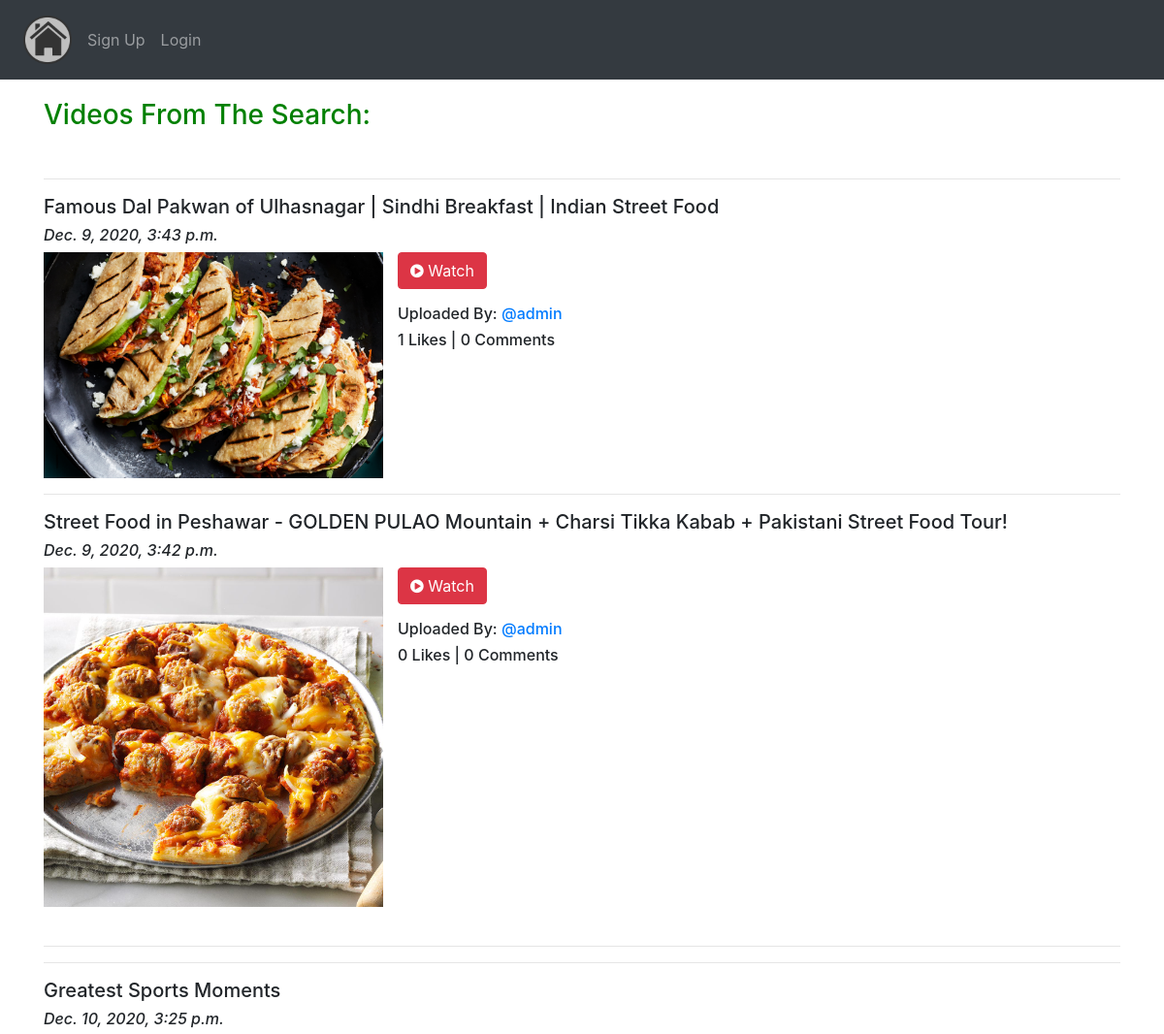
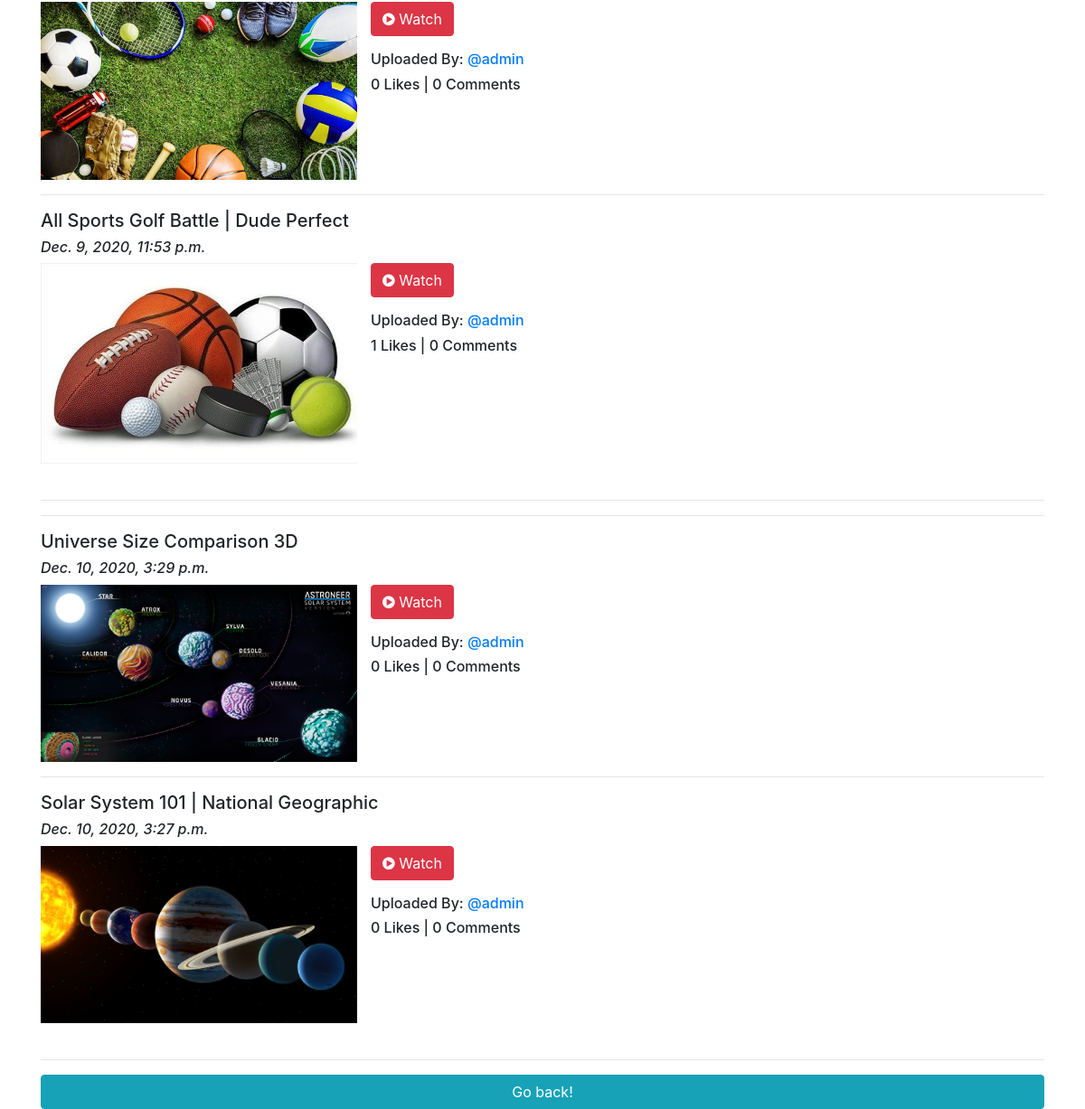
The app's page /video/search/ with its own data (2 pictures, top to bottom).
### App_Video/models.py (models this page shows, shortened)
class Video(models.Model):
    author = models.ForeignKey(User, on_delete=models.CASCADE, related_name='video_author')
    category = models.ForeignKey(Category, on_delete=models.CASCADE, related_name='category', null=True)
    video_title = models.CharField(max_length=264, verbose_name="Put a Title")
    slug = models.SlugField(max_length=264, unique=True)
    video_image = models.ImageField(upload_to='video_images', verbose_name="Image")
    video = EmbedVideoField(null=True)
    upload_date = models.DateTimeField(auto_now_add=True)
    update_date = models.DateTimeField(auto_now=True)
    class Meta:
        ordering = ['-upload_date',]

class Category(models.Model):
    title = models.CharField(max_length=20)
    created = models.DateTimeField(auto_now_add=True)
    class Meta:
        verbose_name_plural = "Categories"

### App_Video/views.py (the view)
# urls.py: path('search/', views.search, name='search'),
def search(request):
    if request.method == "GET":
        search = request.GET.get('search', '')
        result = Category.objects.all().filter(title__icontains=search)
    return render(request, 'App_Video/vid_search.html', context={'search':search,'result':result})

### templates/App_Video/vid_search.html (shortened to what this page needs)
<!DOCTYPE html>
{% load static %}
<html lang="en" dir="ltr">
<head>
  <link rel="stylesheet" href="https://maxcdn.bootstrapcdn.com/bootstrap/4.4.1/css/bootstrap.min.css">
  <link href="https://maxcdn.bootstrapcdn.com/font-awesome/4.7.0/css/font-awesome.min.css" rel="stylesheet">
</head>
<body>
  <nav class="navbar navbar-expand-sm bg-dark navbar-dark">
    <ul class="navbar-nav">
      <li class="nav-item active">
        <a class="nav-link" href="{% url 'index' %}"><img src="/media/logo.png" width="50px"></a>
      </li>
      {% if user.is_authenticated %}
      <div class="nav-item dropdown a">
        <a class="nav-link dropdown-toggle " href="#" id="navbardrop" data-toggle="dropdown" style="padding-top: 17px;">
          @{{user.username}}
        </a>
        <div class="dropdown-menu">
          <a class="dropdown-item m-auto" href="{% url 'App_Video:create_video' %}">Upload</a>
          <a class="dropdown-item m-auto" href="{% url 'App_Video:my_videos' %}">My Vidoes</a>
          <a class="dropdown-item m-auto" href="{% url 'App_Login:profile' %}">Your Profile</a>
          <hr>
          <a class="dropdown-item m-auto" href="{% url 'App_Login:logout' %}">Logout</a>
        </div>
      </div>
      {% else %}
      <li class="nav-item m-auto">
        <a class="nav-link" href="{% url 'App_Login:signup' %}">Sign Up</a>
      </li>
      <li class="nav-item m-auto">
        <a class="nav-link" href="{% url 'App_Login:login' %}">Login</a>
      </li>
      {% endif %}
    </ul>
  </nav>
  <div class="container" style="padding-top:20px">
    {% block body_block %}
    {% if result  %}
    <h3 style="color: green">Videos From The Search:</h3> <br>
        {% for category in result %}
            {% for vid in category.category.all %} <hr>
                 <h5 class="pl-0">{{vid.video_title}}</h5>
                 <h6 class="pl-0"><i>{{vid.upload_date}}</i></h6>
                 <div class="row pl-0">
                    <div class="col-sm-4 ">
                      <img src="/media/{{vid.video_image}}" alt="{{vid.video_title}}" title="{{vid.video_title}}" width="100%">
                    </div>
                    <div class="col-sm-8 pl-0">
                      {% if user.is_authenticated %}
                      <a class="btn btn-md btn-danger" href="{% url 'App_Video:video_details' slug=vid.slug %}"><i class="fa fa-play-circle" aria-hidden="true"></i> Watch</a></p>
                      {% else %}
                      <a class="btn btn-md btn-danger" href="{% url 'App_Login:signup' %}"><i class="fa fa-play-circle" aria-hidden="true"></i> Watch</a></p>
                      {% endif %}
                      <h6>Uploaded By: <a href="#">@{{vid.author}}</a></h6>
                      <h6>{{vid.liked_video.count}} Likes | {{vid.video_comment.count }} Comments </h6>
                    </div>
                  </div>
                 {% endfor %} <br> <hr>
        {% endfor %}
        <form>
            <input class="btn btn-block btn-info" type="button" value="Go back!" onclick="history.back()">
        </form>
    {% else %}
    <h3 style="color: red; text-align: center;">Video Not Found!</h3> <br>
    <form>
        <input class="btn btn-block btn-info" type="button" value="Go back!" onclick="history.back()">
    </form>
    {% endif %}
    {% endblock %}
  </div>
</body>
</html>

### records on screen
Video: video_title "Famous Dal Pakwan of Ulhasnagar | Sindhi Breakfast | Indian Street Food", upload_date "Dec. 9, 2020, 3:43 p.m.", video_image (picture), author "admin", liked_video.count "1", video_comment.count "0"
Video: video_title "Street Food in Peshawar - GOLDEN PULAO Mountain + Charsi Tikka Kabab + Pakistani Street Food Tour!", upload_date "Dec. 9, 2020, 3:42 p.m.", video_image (picture), author "admin", liked_video.count "0", video_comment.count "0"
Video: video_title "Greatest Sports Moments", upload_date "Dec. 10, 2020, 3:25 p.m.", video_image (picture), author "admin", liked_video.count "0", video_comment.count "0"
Video: video_title "All Sports Golf Battle | Dude Perfect", upload_date "Dec. 9, 2020, 11:53 p.m.", video_image (picture), author "admin", liked_video.count "1", video_comment.count "0"
Video: video_title "Universe Size Comparison 3D", upload_date "Dec. 10, 2020, 3:29 p.m.", video_image (picture), author "admin", liked_video.count "0", video_comment.count "0"
Video: video_title "Solar System 101 | National Geographic", upload_date "Dec. 10, 2020, 3:27 p.m.", video_image (picture), author "admin", liked_video.count "0", video_comment.count "0"
